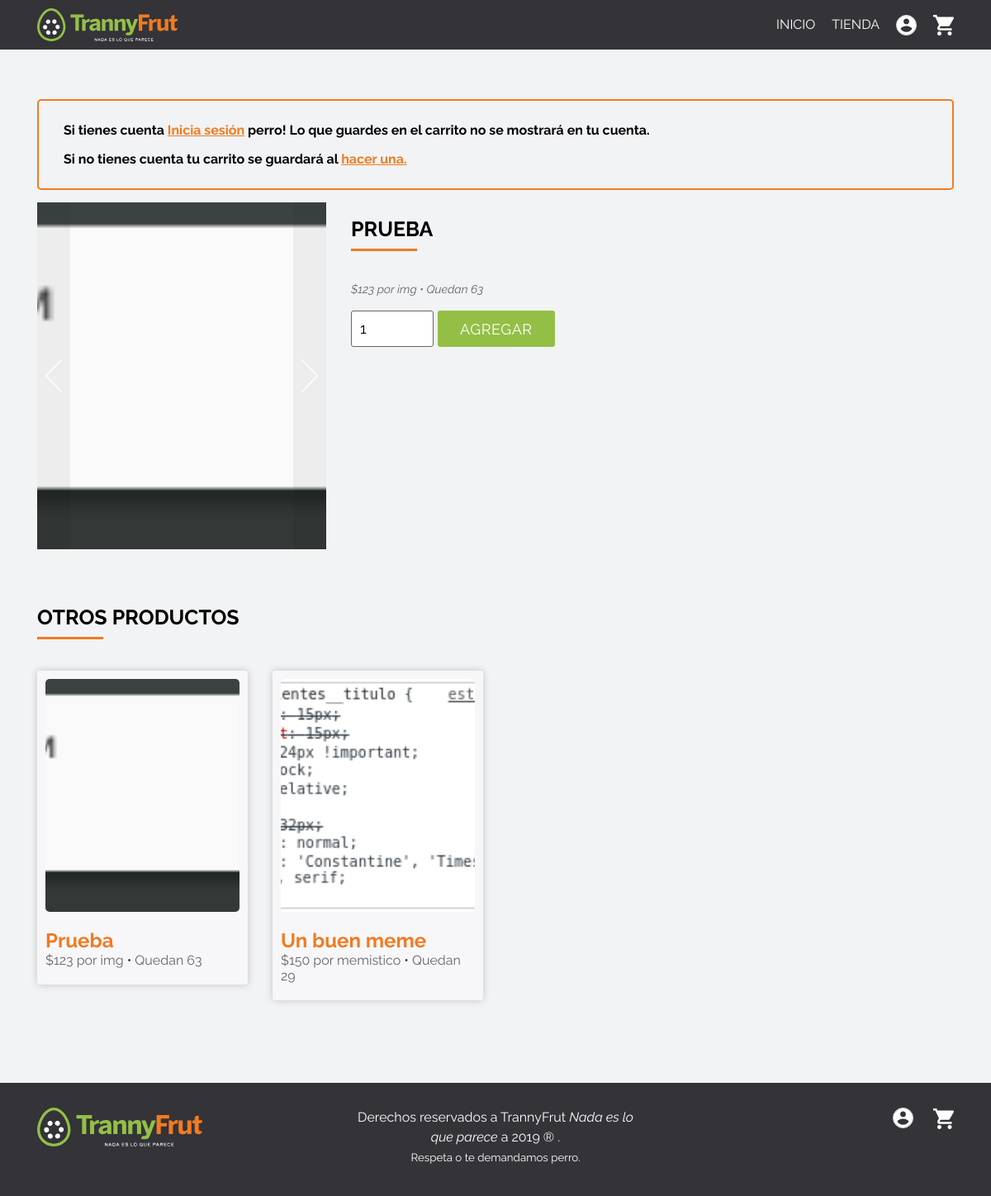
The app's page /app/producto.php?id=36 with its own data.
### tables this page shows
CREATE TABLE `producto` (
  `id` int(11) NOT NULL,
  `imagen` text,
  `nombre` text,
  `descripcion` text,
  `precio` int(11) DEFAULT NULL,
  `unidad` text,
  `existencia` text,
  `fecha_creacion` timestamp NOT NULL DEFAULT CURRENT_TIMESTAMP,
  `imagenes` json DEFAULT NULL
);

### app/funciones-generales.php (called while the page is built, shortened)
<?php
  function get_mas_productos(){
    $bd = mysqli_connect("db","root","root", "main");
    $sql = "SELECT * FROM producto ORDER BY RAND() LIMIT 4";
    $result = $bd->query($sql);
    return $result;
  }
  function get_single( $tipo, $id ){
    $bd = mysqli_connect("db","root","root", "main");
    $sql = "SELECT * FROM $tipo WHERE id = '$id'";
    $result = $bd->query($sql);
    if ($result->num_rows > 0) :
      while($row = $result->fetch_assoc()) :
        $res = $row;
      endwhile;
    else :
      $res = false;
    endif;
    return $res;
  }
?>

### app/producto.php (the view, shortened to what this page needs)
<?php
  include('estructura/cabecera.php');
  $id = $_GET['id'];
  $data = get_single('producto', $id);
  $nombre = $data['nombre'];
  $unidad = $data['unidad'];
  $precio = $data['precio'];
  $existencia = $data['existencia'];
  ?>
<main class="single-product-page">
  <div class="container">
    <div class="row">
      <?php if( !$_SESSION['id'] > 0) : ?>
        <div class="col-12">
          <div class="advertencia">
          <p> Si tienes cuenta <a class='link' href="login.php"> Inicia sesión </a> perro! Lo que guardes en el carrito no se mostrará en tu cuenta. </a>
              <p> Si no tienes cuenta tu carrito se guardará al <a class='link' href="registrarse.php"> hacer una.  </a> </p>
          </div>
        </div>
      <?php endif; ?>
      <div class="col-12 col-md-6 col-lg-4 galeria-producto">
        <?php
          include("galeria.php");
        ?>
      </div>
      <div class="col-12 col-md-6 col-lg-8">
        <h1><?php echo $nombre ?></h1>
        <p class="detalles">
          <span class="precio"><?php echo "$$precio por $unidad" ?></span> •
          <span class="existencia">Quedan <?php echo $existencia ?></span>
        </p>
        <form action="producto.php?id=<?php echo $id ?>" method="post">
          <div class="agregar-al-carrito">
            <div class="contenido">
              <input required class="cantidad" name="cantidad" type="number" value="1" min="1" max="<?php echo $existencia ?>">
              <button class="boton boton-important"> Agregar </button>
            </div>
          </div>
        </form>
      </div>
    </div>
    <div class="row productos-relacionados">
      <div class="col-12">
        <h1> Otros productos </h1>
      </div>
      <?php
          $result = get_mas_productos();
          if ($result->num_rows > 0) :
            while($producto = $result->fetch_assoc()) :
              $precio = $producto['precio'];
              $unidad = $producto['unidad'];
        ?>
          <div class="col-12 col-sm-6 col-lg-3">
            <article class="tarjeta tarjeta-producto">
              <a class="link-producto"
                  href="/producto.php?id=<?php echo $producto['id'] ?>">
                  <div class="imagen"
                  style="background-image:url(../<?php echo $producto['imagen'] ?>)"></div>
                <h2>
                  <?php echo $producto['nombre']; ?>
                </h2>
                <span class="precio"><?php echo "$$precio por $unidad" ?></span> • <span class="existencia">Quedan <?php echo $producto['existencia'] ?></span>
              </a>
            </article>
          </div>
        <?php
            endwhile;
          endif;
        ?>
    </div>
  </div>
</main>
<?php
  include('estructura/pie.php');
?>

### records on screen
producto: nombre "PRUEBA", precio "123", unidad "img", existencia "63", imagen (picture), nombre "Prueba"
producto: imagen (picture), nombre "Un buen meme", precio "150", unidad "memistico", existencia "29"
